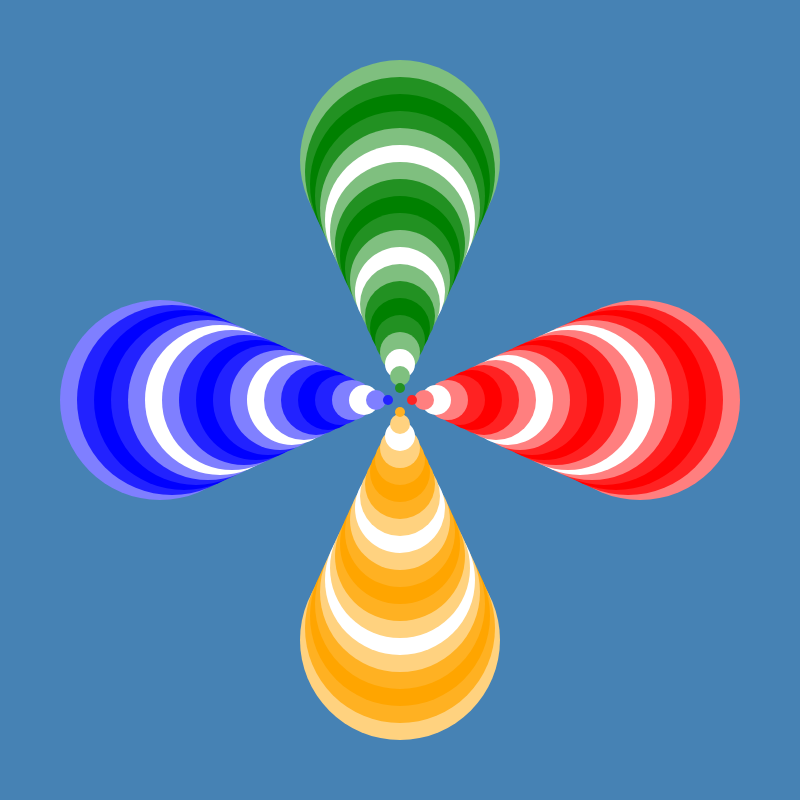
Frame 1 (no input)
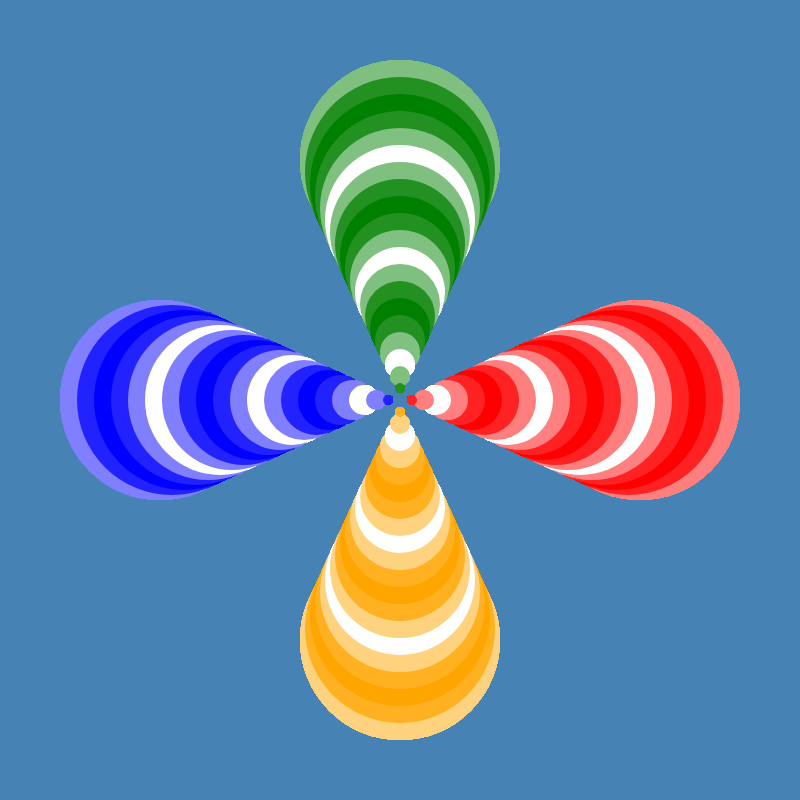
Frame 60 (no input)
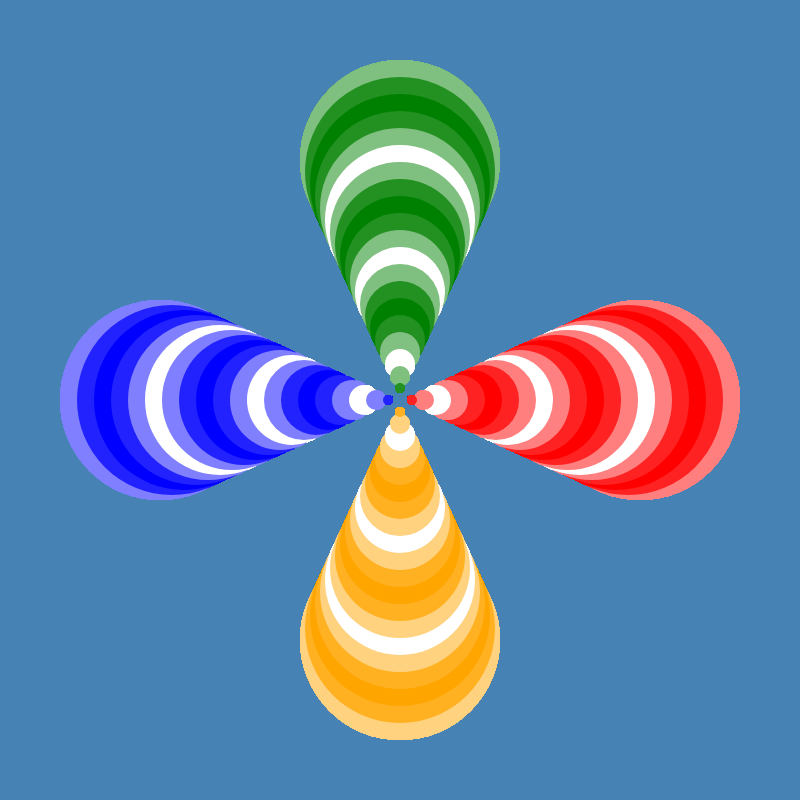
Frame 120 (the mouse pressed at the canvas centre since frame 60)

The p5.js sketch that drew these frames (run headless with seeded random() and noise() and a simulated clock; from frame 60 on, the mouse is pressed at the canvas centre):

// p5.js sketch
// ── sketch.js
// variabili globali
// colori
var red, green, blue, yellow, w;
// posizione
var x, y;

function setup() {
  // impostazione del canvas
  createCanvas(800, 800);
  background('steelblue');
  // impostazione del mode
  ellipseMode(CENTER);
}

function draw() {
  // niente bordo
  strokeWeight(0);
  // definizione dei colori
  red = color(255, 0, 0);
  green = color(0, 128, 0);
  blue = color(0, 0, 255);
  yellow = color(255, 165, 0);
  // inizializzaione x e y
  x = width/ 2;
  y = height / 2;
  // cono BLU
  cono(x,y,blue);
  // cono VERDE
  push();
  translate(width, 0);
  rotate(PI / 2);
  cono(x,y,green);
  pop();
  // cono ROSSO
  push();
  translate(width, height);
  rotate(-PI);
  cono(x,y,red);
  pop();
  // cono GIALLO
  push();
  translate(0, height);
  rotate(-PI / 2);
  cono(x,y,yellow);
  pop();
}

function cono(_posX, _posY, _to) {
  for (let i = 20; i > 0; i--) {
    // diametro
    var _d = 10 * i;
    // definizione di x
    var _x = _posX - 12 * i;
    var _y = _posY;
    // definizione del colore con coseno e lerp
    var _from = color(255);
    angleMode(RADIANS);
    var _angle = i * (PI / 6);
    var _amt = abs(cos(_angle));
    var _c = lerpColor(_from, _to, _amt);
    fill(_c);
    // disegno del cono
    ellipse(_x, _y, _d);
  }
}
